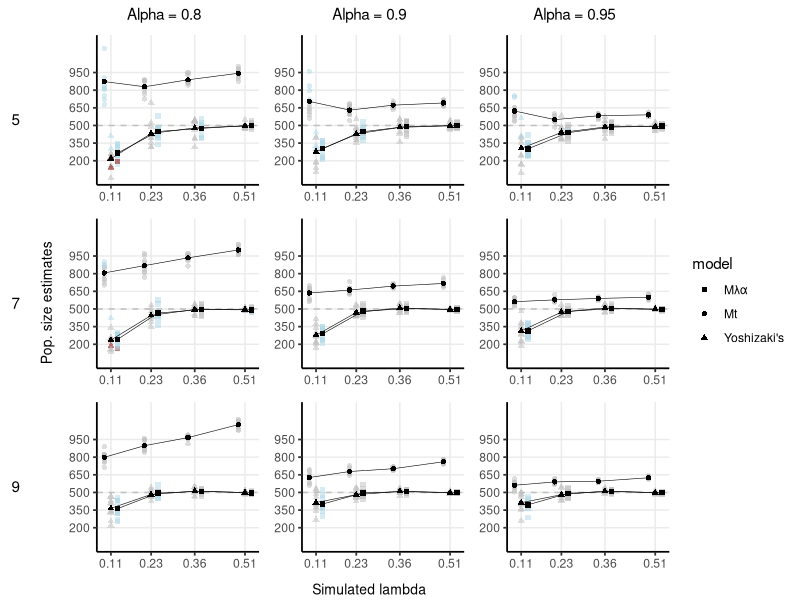
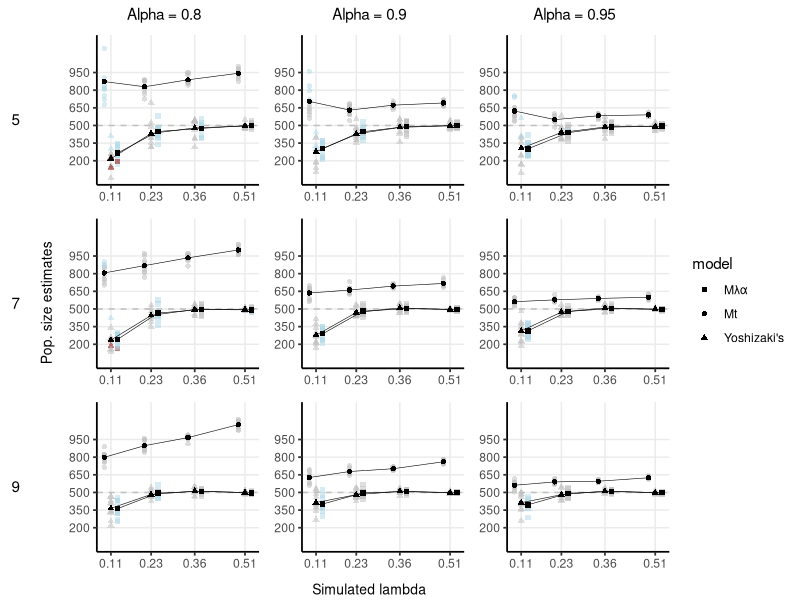

These figures' R source, in order:
library(tidyverse)
library(scales)
library(gridExtra)
library(cowplot)

# ------ Data ------ ----

biasSummary <- read.csv("./results/repObs_AllModels_AllResults.csv") %>% 
  mutate(Convergence = (N_Rhat<= 1.1)) %>%
  mutate(Convergence = case_when(Convergence & N_n.eff >= 500 ~ 0,
                                 Convergence & N_n.eff < 500 ~ 1,
                                 TRUE ~ 2) %>% as.factor) %>% 
  mutate(p = case_when(model == "Mt" ~ lambda-0.02,
                       model == "Yoshi" ~ lambda,
                       model == "LMM2" ~ lambda+0.02),
         model = as.factor(model)) %>% 
  mutate(model = fct_recode(model, "Yoshizaki's" = "Yoshi",
                            "M\u03bb\u03b1" = "LMM2"))
biasSummaryMeans <- biasSummary %>% 
  group_by(model, p, alpha, S) %>% 
  summarise(N_estim = mean(N_mean),
            N_2.5 = mean(N_2.5),
            N_97.5 = mean(N_97.5)) %>% 
  ungroup()

minN <- min(floor(min(biasSummaryMeans$N_2.5)/10)*10,
            min(biasSummary$N_mean))
maxN <- max(500, 
            ceiling(max(biasSummaryMeans$N_97.5)/10)*10, 
            max(biasSummary$N_mean))
maxN <- ceiling(max(biasSummaryMeans$N_97.5)/10)*10

# ------ Theme ------ ----
S <- c(5, 7, 9)
models <- unique(biasSummary$model)
als <- unique(biasSummary$alpha)

# Themes and graphic parameters
pointsSize <- 2
boxLinesWidth <- 0.6
plotLinesWidth <- 0.2
labelSize <- 11

myThemePdf <- 
  # theme_classic() +
  theme(panel.background = element_rect(fill = "white", colour = NA), 
        # panel.border = element_rect(fill = NA, colour = "grey20"), 
        panel.grid = element_line(colour = "grey92"), 
        panel.grid.minor = element_line(size = rel(0.5)),
        axis.line = element_line(colour = 'black', 
                                 size=boxLinesWidth, linetype='solid'),
        strip.background = element_rect(fill = "white", colour = "black", 
                                        size = rel(2)),
        axis.ticks = element_line(size = boxLinesWidth),
        axis.title = element_blank(),
        panel.grid.minor.x = element_line(size = boxLinesWidth*0.8),
        panel.grid.minor.y = element_line(size = boxLinesWidth*0.8),
        legend.position = "none")


# ------ List of plots ------ ----
plts <- list("5" = list(), "7" = list(), "9" = list())
for(s in unique(biasSummary$S)){
  for(a in als){
    
    # subset of the data
    biasSummaryTmp <- biasSummary %>%
      filter(S == s, alpha == a)
    biasSummaryMeansTmp <- biasSummaryMeans %>% 
      filter(S == s, alpha == a)
    
    # boxplots of estimations of N 
    plts[[as.character(s)]][[as.character(a)]]  <- ggplot()+
      geom_hline(aes(yintercept = 500), lty = "dashed", col = "grey") +
      # all points
      geom_point(data = biasSummaryTmp,
                 aes(x=p, y=N_mean, shape = model, color = Convergence),
                 alpha = 0.5) +
      # means of 95% interval limits
      # geom_errorbar(data = biasSummaryMeansTmp,
      #               aes(x=p, ymin=N_2.5, ymax=N_97.5, group = model),
      #               col = "grey40", width = 0.008) +
      # geom_errorbar(data = biasSummaryTmp,
      #               aes(x=p, ymin=N_2.5, ymax=N_97.5, group = model),
      #               col = "grey40", width = 0.008) +
      # means
      geom_line(data = biasSummaryMeansTmp,
                aes(x=p, y=N_estim, group = model), 
                size = plotLinesWidth) +
      geom_point(data = biasSummaryMeansTmp,
                 aes(x=p, y=N_estim, shape = model)) +
      # theme
      scale_color_manual(values = c("grey", "lightblue", "darkred")) +
      scale_shape_manual(values=c(15:18))+
      myThemePdf +
      scale_x_continuous(minor_breaks = c(0.11, 0.23, 0.36, 0.51), 
                         breaks = c(0.11, 0.23, 0.36, 0.51)) +
      scale_y_continuous(minor_breaks = seq(200, 1000, 150),
                         breaks = seq(200, 1000, 150),
                         limits = c(minN, maxN) ) 
    
    
  }
}


# ------ Arrange plots  ------ ----
# Legend
p <- biasSummaryMeansTmp %>% 
  ggplot(aes(x=p, y=N_estim))+
  geom_point(aes(shape = model)) +
  scale_shape_manual(values=c(15:18))+
  theme_bw()
legend <- plot_grid(get_legend(p))

# labels of the alpha
mod1 <- ggdraw() + draw_label("Alpha = 0.8", size = labelSize)
mod2 <- ggdraw() + draw_label("Alpha = 0.9", size = labelSize)
mod3 <- ggdraw() + draw_label("Alpha = 0.95", size = labelSize)
modGrid <- plot_grid(mod1, mod2, mod3, ncol = 3)

# label of the number of occasion
s1 <- ggdraw() + draw_label("5", size = labelSize)
s2 <- ggdraw() + draw_label("7", size = labelSize)
s3 <- ggdraw() + draw_label("9", size = labelSize)
sGrid <- plot_grid(s1, s2, s3, ncol = 1)

# label axes
labx <- ggdraw() + draw_label("Simulated lambda", size = 10)
laby <- ggdraw() + draw_label("Pop. size estimates", 
                              angle = 90, size = 10)

# grids of plots
plotGrid5 <- plot_grid(plotlist = plts[["5"]], ncol = 3)
plotGrid7 <- plot_grid(plotlist = plts[["7"]], ncol = 3)
plotGrid9 <- plot_grid(plotlist = plts[["9"]], ncol = 3)
plotGrid <- plot_grid(plotGrid5, plotGrid7, plotGrid9, ncol = 1)

# grid with labels and boxplots
pGrid <- plot_grid(NULL, NULL, modGrid, NULL,
                   sGrid, laby, plotGrid, legend,
                   NULL, NULL, labx, NULL,
                   rel_widths = c(0.05, 0.05, 1, 0.2), 
                   rel_heights = c(0.05, 1, 0.04))

# ------ Plot grid ------ ----

plot(pGrid)

cairo_pdf("./figures/allModels_N500Estim.pdf", family="DejaVu Sans")
plot(pGrid)
dev.off()
